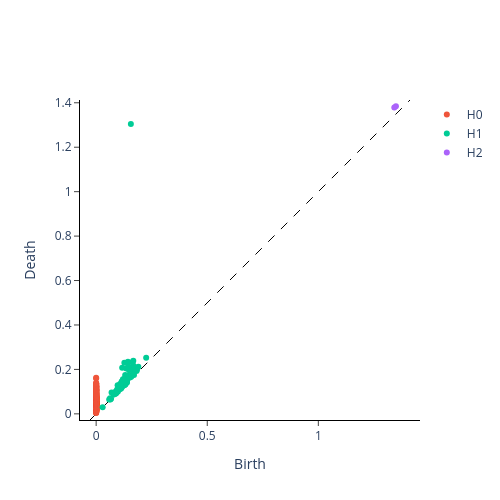

Notebook source saved alongside this figure:
### Code cell
VR_PD.plot(pd0) #diagram for shape 0
